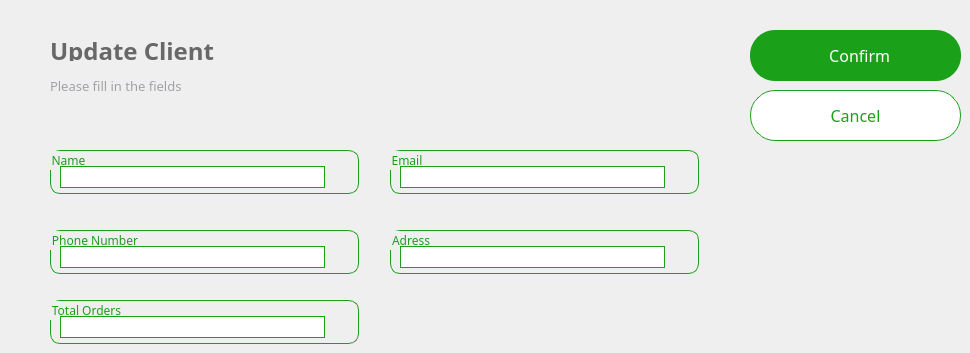
     <widget class="QWidget" name="update_cl">
      <widget class="QLabel" name="Title_7">
       <property name="geometry">
        <rect>
         <x>50</x>
         <y>40</y>
         <width>381</width>
         <height>21</height>
        </rect>
       </property>
       <property name="font">
        <font>
         <family>Lexend</family>
         <pointsize>18</pointsize>
         <bold>true</bold>
        </font>
       </property>
       <property name="styleSheet">
        <string notr="true">color: rgb(104, 104, 104);
border:none;</string>
       </property>
       <property name="text">
        <string>Update Client</string>
       </property>
      </widget>
      <widget class="QGroupBox" name="email_emp_2">
       <property name="geometry">
        <rect>
         <x>390</x>
         <y>150</y>
         <width>309</width>
         <height>44</height>
        </rect>
       </property>
       <property name="font">
        <font>
         <family>Lexend Light</family>
        </font>
       </property>
       <property name="styleSheet">
        <string notr="true">border-radius:10px;
border-color: rgb(27, 160, 25);
border-width : 1.2px;
border-style:solid;
color: rgb(27, 160, 25);
</string>
       </property>
       <property name="title">
        <string>Email</string>
       </property>
       <property name="alignment">
        <set>Qt::AlignLeading|Qt::AlignLeft|Qt::AlignTop</set>
       </property>
       <property name="flat">
        <bool>false</bool>
       </property>
       <property name="checkable">
        <bool>false</bool>
       </property>
       <widget class="QLineEdit" name="email_cl_2">
        <property name="geometry">
         <rect>
          <x>10</x>
          <y>16</y>
          <width>265</width>
          <height>22</height>
         </rect>
        </property>
        <property name="styleSheet">
         <string notr="true">border-radius:0px;
border-color: rgb(27, 160, 25);
border-width : 0x;
color:grey;</string>
        </property>
        <property name="text">
         <string/>
        </property>
        <property name="echoMode">
         <enum>QLineEdit::Password</enum>
        </property>
       </widget>
      </widget>
      <widget class="QGroupBox" name="phone_emp_2">
       <property name="geometry">
        <rect>
         <x>50</x>
         <y>230</y>
         <width>309</width>
         <height>44</height>
        </rect>
       </property>
       <property name="font">
        <font>
         <family>Lexend Light</family>
        </font>
       </property>
       <property name="styleSheet">
        <string notr="true">border-radius:10px;
border-color: rgb(27, 160, 25);
border-width : 1.2px;
border-style:solid;
color: rgb(27, 160, 25);
</string>
       </property>
       <property name="title">
        <string>Phone Number</string>
       </property>
       <property name="alignment">
        <set>Qt::AlignLeading|Qt::AlignLeft|Qt::AlignTop</set>
       </property>
       <property name="flat">
        <bool>false</bool>
       </property>
       <property name="checkable">
        <bool>false</bool>
       </property>
       <widget class="QLineEdit" name="phone_cl_2">
        <property name="geometry">
         <rect>
          <x>10</x>
          <y>16</y>
          <width>265</width>
          <height>22</height>
         </rect>
        </property>
        <property name="styleSheet">
         <string notr="true">border-radius:0px;
border-color: rgb(27, 160, 25);
border-width : 0x;
color:grey;</string>
        </property>
        <property name="text">
         <string/>
        </property>
        <property name="echoMode">
         <enum>QLineEdit::Normal</enum>
        </property>
       </widget>
      </widget>
      <widget class="QGroupBox" name="adress_2">
       <property name="geometry">
        <rect>
         <x>390</x>
         <y>230</y>
         <width>309</width>
         <height>44</height>
        </rect>
       </property>
       <property name="font">
        <font>
         <family>Lexend Light</family>
        </font>
       </property>
       <property name="styleSheet">
        <string notr="true">border-radius:10px;
border-color: rgb(27, 160, 25);
border-width : 1.2px;
border-style:solid;
color: rgb(27, 160, 25);
</string>
       </property>
       <property name="title">
        <string>Adress</string>
       </property>
       <property name="alignment">
        <set>Qt::AlignLeading|Qt::AlignLeft|Qt::AlignTop</set>
       </property>
       <property name="flat">
        <bool>false</bool>
       </property>
       <property name="checkable">
        <bool>false</bool>
       </property>
       <widget class="QLineEdit" name="adress_cl_2">
        <property name="geometry">
         <rect>
          <x>10</x>
          <y>16</y>
          <width>265</width>
          <height>22</height>
         </rect>
        </property>
        <property name="styleSheet">
         <string notr="true">border-radius:0px;
border-color: rgb(27, 160, 25);
border-width : 0x;
color:grey;</string>
        </property>
        <property name="text">
         <string/>
        </property>
        <property name="echoMode">
         <enum>QLineEdit::Normal</enum>
        </property>
       </widget>
      </widget>
      <widget class="QGroupBox" name="name_emp_5">
       <property name="geometry">
        <rect>
         <x>50</x>
         <y>300</y>
         <width>309</width>
         <height>44</height>
        </rect>
       </property>
       <property name="font">
        <font>
         <family>Lexend Light</family>
        </font>
       </property>
       <property name="styleSheet">
        <string notr="true">border-radius:10px;
border-color: rgb(27, 160, 25);
border-width : 1.2px;
border-style:solid;
color: rgb(27, 160, 25);
</string>
       </property>
       <property name="title">
        <string>Total Orders</string>
       </property>
       <property name="alignment">
        <set>Qt::AlignLeading|Qt::AlignLeft|Qt::AlignTop</set>
       </property>
       <property name="flat">
        <bool>false</bool>
       </property>
       <property name="checkable">
        <bool>false</bool>
       </property>
       <widget class="QLineEdit" name="total_ord_3">
        <property name="geometry">
         <rect>
          <x>10</x>
          <y>16</y>
          <width>265</width>
          <height>22</height>
         </rect>
        </property>
        <property name="styleSheet">
         <string notr="true">border-radius:0px;
border-color: rgb(27, 160, 25);
border-width : 0x;
color:grey;</string>
        </property>
        <property name="text">
         <string/>
        </property>
        <property name="echoMode">
         <enum>QLineEdit::Normal</enum>
        </property>
       </widget>
      </widget>
      <widget class="QLabel" name="Sub_title_7">
       <property name="geometry">
        <rect>
         <x>50</x>
         <y>70</y>
         <width>291</width>
         <height>31</height>
        </rect>
       </property>
       <property name="font">
        <font>
         <family>Lexend Light</family>
         <pointsize>10</pointsize>
        </font>
       </property>
       <property name="cursor">
        <cursorShape>PointingHandCursor</cursorShape>
       </property>
       <property name="layoutDirection">
        <enum>Qt::LeftToRight</enum>
       </property>
       <property name="styleSheet">
        <string notr="true">background-color:transparent;
color: #A2A1A8;
border:none;</string>
       </property>
       <property name="text">
        <string>Please fill in the fields</string>
       </property>
       <property name="alignment">
        <set>Qt::AlignLeading|Qt::AlignLeft|Qt::AlignVCenter</set>
       </property>
      </widget>
      <widget class="QGroupBox" name="name_emp_6">
       <property name="geometry">
        <rect>
         <x>50</x>
         <y>150</y>
         <width>309</width>
         <height>44</height>
        </rect>
       </property>
       <property name="font">
        <font>
         <family>Lexend Light</family>
        </font>
       </property>
       <property name="styleSheet">
        <string notr="true">border-radius:10px;
border-color: rgb(27, 160, 25);
border-width : 1.2px;
border-style:solid;
color: rgb(27, 160, 25);
</string>
       </property>
       <property name="title">
        <string>Name</string>
       </property>
       <property name="alignment">
        <set>Qt::AlignLeading|Qt::AlignLeft|Qt::AlignTop</set>
       </property>
       <property name="flat">
        <bool>false</bool>
       </property>
       <property name="checkable">
        <bool>false</bool>
       </property>
       <widget class="QLineEdit" name="name_cl_2">
        <property name="geometry">
         <rect>
          <x>10</x>
          <y>16</y>
          <width>265</width>
          <height>22</height>
         </rect>
        </property>
        <property name="styleSheet">
         <string notr="true">border-radius:0px;
border-color: rgb(27, 160, 25);
border-width : 0x;
color:grey;</string>
        </property>
        <property name="text">
         <string/>
        </property>
        <property name="echoMode">
         <enum>QLineEdit::Normal</enum>
        </property>
       </widget>
      </widget>
      <widget class="QPushButton" name="confirm_update_client">
       <property name="geometry">
        <rect>
         <x>750</x>
         <y>30</y>
         <width>211</width>
         <height>51</height>
        </rect>
       </property>
       <property name="styleSheet">
        <string notr="true">QPushButton{
background:#1ba019;
border-radius:25px;
color:white;
font-family: Lexend;
font-size:16px;
}
QPushButton:hover
{
background:#00b521;
color:white;
border-left:3px solid #1BA019 ; 
border-color:none;
border-radius:25px;




}
QPushButton:pressed
{
background:#013220;
color:black;
border-radius:25px;
color:white;
font-family: Lexend;
font-size:16px;
border-radius:10px;
border-left:3.5px solid #1BA019 ; 


/*background: qlineargradient(x1: 0, y1: 0, x2: 0, y2: 1,
                                stop: 0 #ffffff, stop: 1 #dcdcdc);*/
}</string>
       </property>
       <property name="text">
        <string>  Confirm</string>
       </property>
       <property name="icon">
        <iconset>
         <normalon>:/images/add-circle.png</normalon>
        </iconset>
       </property>
       <property name="iconSize">
        <size>
         <width>200</width>
         <height>200</height>
        </size>
       </property>
      </widget>
      <widget class="QPushButton" name="annuler">
       <property name="geometry">
        <rect>
         <x>750</x>
         <y>90</y>
         <width>211</width>
         <height>51</height>
        </rect>
       </property>
       <property name="styleSheet">
        <string notr="true">*{
border-radius:25px;
color:#1ba019;
font-family: Lexend;
font-size:16px;
border-color: rgb(27, 160, 25);
border-width : 1.2px;
border-style:solid;
background-color:white;
}
QPushButton:hover
{
background:white;
color:#00b521;
border-left:3px solid #00b521 ; 
border-color:none;
border-radius:25px;
}
QPushButton:pressed
{
background:#013220;
color:#1ba019;
border-radius:25px;
font-family: Lexend;
font-size:16px;
border-left:3.2px solid #1BA019 ; 


/*background: qlineargradient(x1: 0, y1: 0, x2: 0, y2: 1,
                                stop: 0 #ffffff, stop: 1 #dcdcdc);*/
}</string>
       </property>
       <property name="text">
        <string>Cancel</string>
       </property>
       <property name="iconSize">
        <size>
         <width>200</width>
         <height>200</height>
        </size>
       </property>
       <property name="autoRepeatInterval">
        <number>100</number>
       </property>
      </widget>
     </widget>
